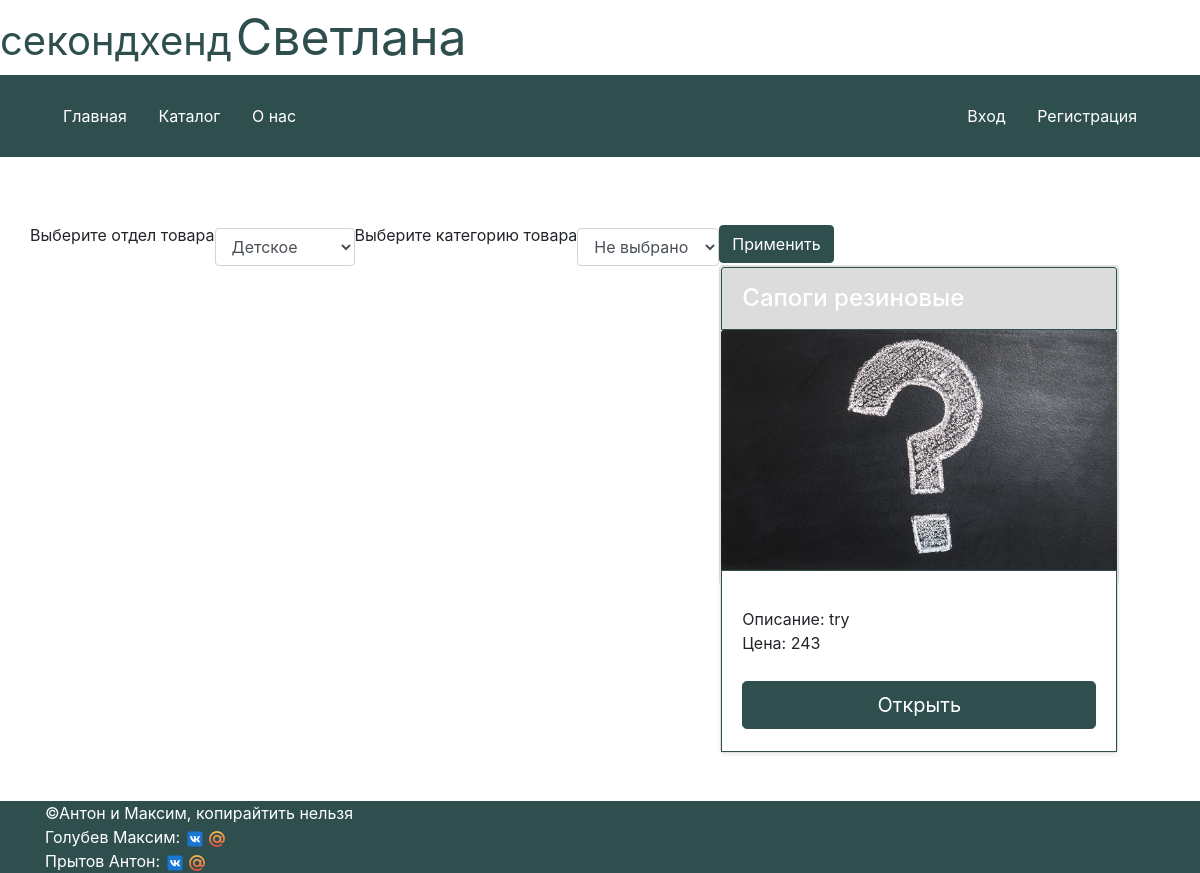
Page /catalog/child on the earlier database version.
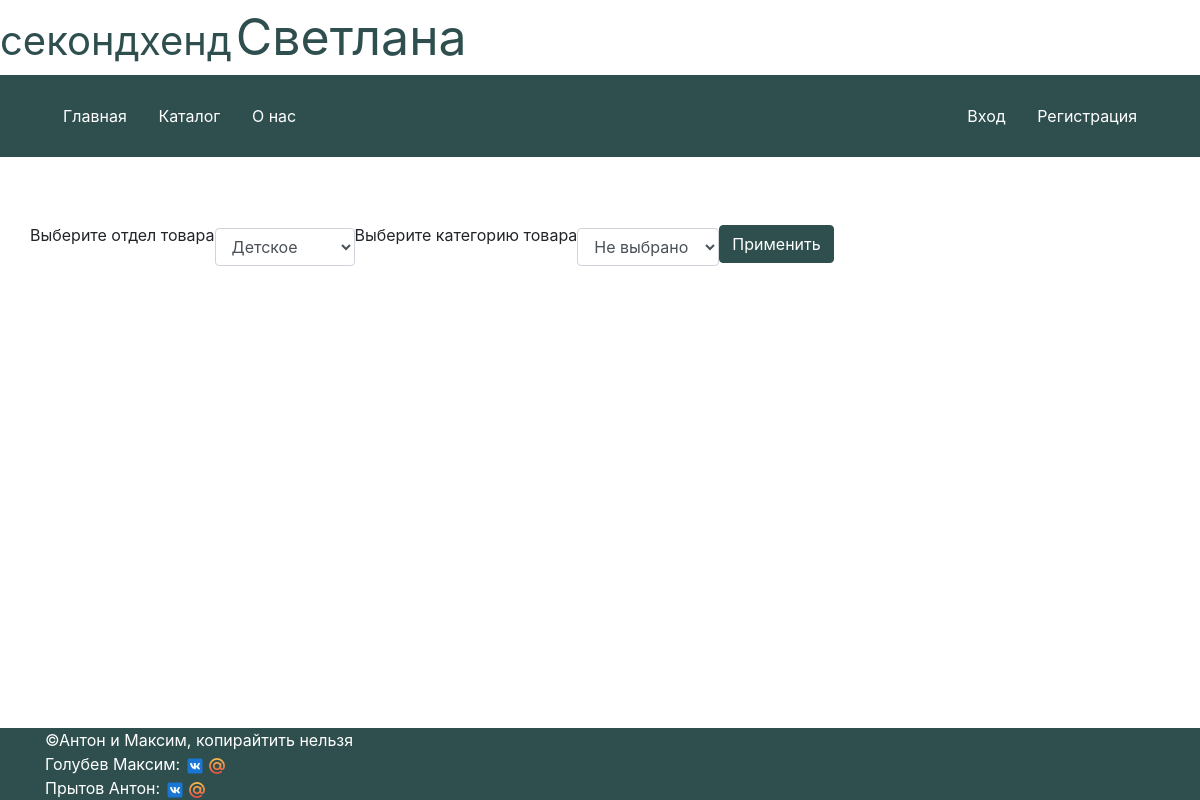
Same page on the later database version.
### data/catalog.py (models this page shows)
class Product(SqlAlchemyBase):
    __tablename__ = 'catalog'
    id = sql.Column(sql.Integer, primary_key=True, autoincrement=True)
    name = sql.Column(sql.String)
    about = sql.Column(sql.String, nullable=True)
    size = sql.Column(sql.String, nullable=True)
    price = sql.Column(sql.Integer)
    sex = sql.Column(sql.String, default='all')
    category = sql.Column(sql.String)
    user_id = sql.Column(sql.Integer, sql.ForeignKey("users.id"))
    user = sql.orm.relation('User')
    image = sql.Column(sql.String, default='/static/images/pictures/no_image.jpg')
    created_date = sql.Column(sql.DateTime, default=datetime.datetime.now)

### main.py (the view)
@app.route('/catalog/<category>', methods=['post', 'get'])
def category(category):
    params = {}
    params['title'] = sex[category]
    db_sess = db_session.create_session()
    products = db_sess.query(Product)
    if request.method == 'POST':
        my_sex = sex.get(request.form.get('sex'), None)
        my_category = categories.get(request.form.get('category'), None)
        my_size = request.form.get('size')
        if my_sex:
            products = products.filter(Product.sex == my_sex)
            params[f'{my_sex}'] = 'selected="selected"'
        if my_category:
            params['my_category'] = my_category
            products = products.filter(Product.category == my_category)
            params[f'{my_category}'] = 'selected="selected"'
        if my_size:
            products = products.filter(Product.size == my_size)
            params[f'{sizes.get(my_size, None)}'] = 'selected="selected"'
    else:
        products = products.filter(Product.sex == category)
        params[f'{category}'] = 'selected="selected"'
    params['products'] = products
    return render_template(f'catalog.html', **params)

### data/db_session.py (called while the page is built)
def create_session() -> Session:
    global __factory
    return __factory()

### templates/catalog.html (shortened to what this page needs)
{% extends "base.html" %}
{% block content %}
<div>
  <form class="login_form" method="post">
  <div style="float:left;">
    <label for="classSelect">Выберите отдел товара </label>
  </div>
  <div style="float:left;">
    <select class="form-control" id="classSelect" name="sex">
      <option {{ child }}>Детское</option>
    </select>
  </div>
  <div style="float:left;">
    <label for="classSelect">Выберите категорию товара</label>
  </div>
  <div style="float:left;">
    <select class="form-control" id="classSelect" name="category">
      <option>Не выбрано</option>
    </select>
  </div>
  <button type="submit" class="btn btn-primary" href="/catalog">Применить</button>
</form>
</div>
  {% for product in products %}
      <div class="col">
        <div class="card" style="width:25rem;height:20rem">
          <div class="card mb-4 rounded-3 shadow-sm">
            <div class="card-header py-3">
              <h4 class="my-0 fw-normal">{{ product.name }}</h4>
            </div>
            <img class="card-img-top" src={{ product.image }} class="catalog_img"></img>
            <div class="card-body">
              <ul class="list-unstyled mt-3 mb-4">
                <li>Описание: {{ product.about }}</li>
                <li>Цена: {{ product.price }}</li>
              </ul>
              <a class="w-100 btn btn-lg btn-primary" href="/catalog/product/{{ product.id }}" role="button">Открыть</a>
            </div>
      </div>
  {% endfor %}
  <br></br>
  <br></br>
{% endblock %}

### templates/base.html (shortened to what this page needs)
<!doctype html>
<html lang="en">
	<head>
    	<link rel="stylesheet"
          	  href="https://stackpath.bootstrapcdn.com/bootstrap/4.4.1/css/bootstrap.min.css"
>
        <link rel="stylesheet" type="text/css" href={{ url_for('static', filename='style.css')}}>
	</head>
	<body>
		<header>
			<div><title-side>секондхенд</title-side> <title-main>Светлана</title-main></div>
			<p class="main-menu">
				<span>
					<a class="btn btn-outline-light" href="/">Главная</a>
					<a class="btn btn-outline-light" href="/catalog">Каталог</a>
					<a class="btn btn-outline-light" href="/about">О нас</a>
				</span>
				<span style="float:right;">
					{% if current_user.is_authenticated %}
						<a class="btn btn-outline-light text-right" href="/account">
							<svg xmlns="http://www.w3.org/2000/svg" width="20" height="20" fill="currentColor" class="bi bi-person-fill" viewBox="0 0 16 16">
		  						<path d="M3 14s-1 0-1-1 1-4 6-4 6 3 6 4-1 1-1 1H3zm5-6a3 3 0 1 0 0-6 3 3 0 0 0 0 6z"/>
							</svg>
						</a>
						<a class="btn btn-outline-light text-right" href="/cart">
							<svg width="20" height="20" viewBox="0 0 16 16" class="bi bi-cart-fill" fill="currentColor" xmlns="http://www.w3.org/2000/svg">
							  <path fill-rule="evenodd" d="M0 1.5A.5.5 0 0 1 .5 1H2a.5.5 0 0 1 .485.379L2.89 3H14.5a.5.5 0 0 1 .491.592l-1.5 8A.5.5 0 0 1 13 12H4a.5.5 0 0 1-.491-.408L2.01 3.607 1.61 2H.5a.5.5 0 0 1-.5-.5zM5 12a2 2 0 1 0 0 4 2 2 0 0 0 0-4zm7 0a2 2 0 1 0 0 4 2 2 0 0 0 0-4zm-7 1a1 1 0 1 0 0 2 1 1 0 0 0 0-2zm7 0a1 1 0 1 0 0 2 1 1 0 0 0 0-2z"/>
							</svg>
						</a>
						<a class="btn btn-outline-light text-right" href="/exit">
							Выйти
						</a>
					{% else %}
						<a class="btn btn-outline-light text-right" href="/login">Вход</a>
						<a class="btn btn-outline-light text-right" href="/logup">Регистрация</a>
					{% endif %}
				</span>
			</p>
  		</header>
		<main role="main" class="container page">
			{% block content %}{% endblock %}
		</main>
		<br></br>
		<footer>
			<div class="container">
				<div>©Антон и Максим, копирайтить нельзя</div>
				<div>Голубев Максим:
					<a href="https://vk.com/maks_mi_19" target="_blank">
						<img src="/static/images/vk.png" width="20px" height=20px></img>
					</a>
					<a href="mailto:golubevmaksim2004@mail.ru" target="_blank">
						<img src="/static/images/mail.png" width="16px" height="16px"></img>
					</a>
				</div>
				<div>Прытов Антон:
					<a href="https://vk.com/id154898439" target="_blank"><img src="/static/images/vk.png" width="20px" height=20px></img>
					</a>
					<a href="mailto:06032004anton@gmail.com" target="_blank">
						<img src="/static/images/mail.png" width="16px" height="16px"></img>
					</a>
				</div>
			</div>
		</footer>
	</body>
</html>

### static/style.css (style rules this page uses)
:root { --color1: #2F4F4F; --color2: #DCDCDC; --bg-color: white; --danger-color1: red; --danger-color2: pink; }
title-main { background-color: var(--bg-color); color: var(--color1); font-size: 50px; }
title-side { background-color: var(--bg-color); color: var(--color1); font-size: 40px; }
.main-menu { background-color: var(--color1); padding: 20px 50px; font-size: 20px; width: 100%; }
.page { padding: 50px 0px; }
footer { position: fixed; bottom: 0; background-color: var(--color1); color: var(--bg-color); width: 100%; }
.btn-outline-light { background-color: var(--color1); color: var(--bg-color); border-color: var(--color1); margin: 2px 0px; }
.btn-primary { background-color: var(--color1); color: var(--bg-color); border-color: var(--color1); margin: 2px 0px; }
.form-control { margin: 5px 0px; }

Differences in the rows shown:
removed Product: name "Сапоги резиновые", image (placeholder picture), about "try", price "243"
